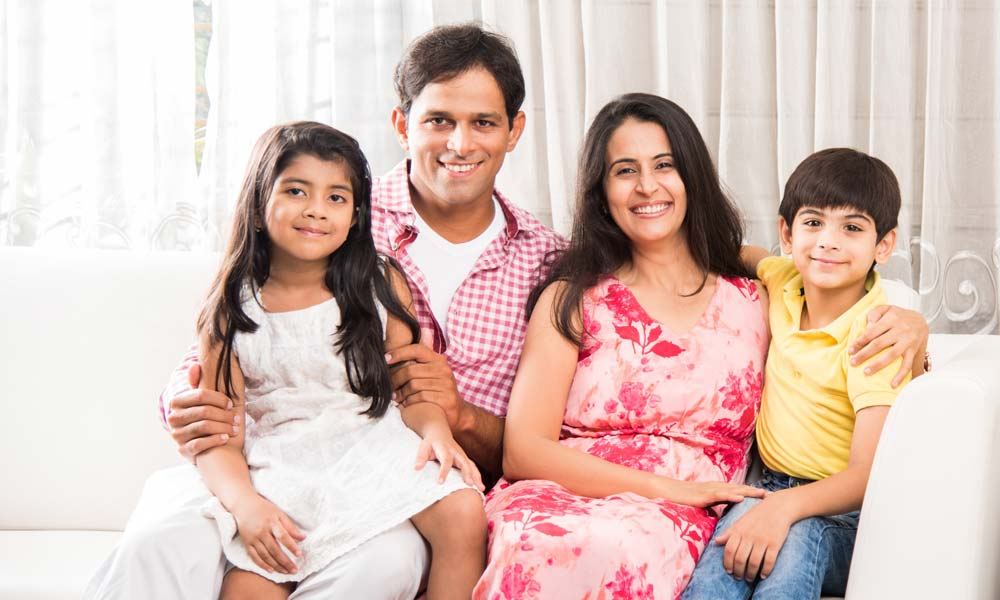
#> input picture family.jpg, 1000 x 600 px
$ python 'face detect.py'
#> lines starting #> are read from the running program, lines starting #| are printed output that depends on the picture; after the words box and inside, x2 and y2 are one past the last pixel; in counts of white or black regions, pixels touching at a corner belong together
# -*- coding: utf-8 -*-
"""
Created on Sun Jun 28 21:27:06 2020

@author: User
"""

import cv2

imagep= "family.jpg"
cascade_path="haarcascade_frontalface_alt.xml"
hfc=cv2.CascadeClassifier(cascade_path)
photo=cv2.imread(imagep)
#> photo is the input picture: shape (600, 1000, 3); mean B, G, R 184.1, 191.9, 217.3
faces=hfc.detectMultiScale(photo,scaleFactor=1.5,minNeighbors=5,minSize=(30,30))
#> faces = [[412, 86, 101, 101], [595, 131, 101, 101], [266, 154, 101, 101]]

print("found {0} faces".format(len(faces)))
#| found 3 faces

for (r,l,w,h) in faces:
    cv2.rectangle(photo,(r,l),(r+w,l+h),color=(0,200,0),thickness=2)
#> this loop made 3 passes
#> (r, l) on passes 1 to 3: (412, 86), (595, 131), (266, 154)
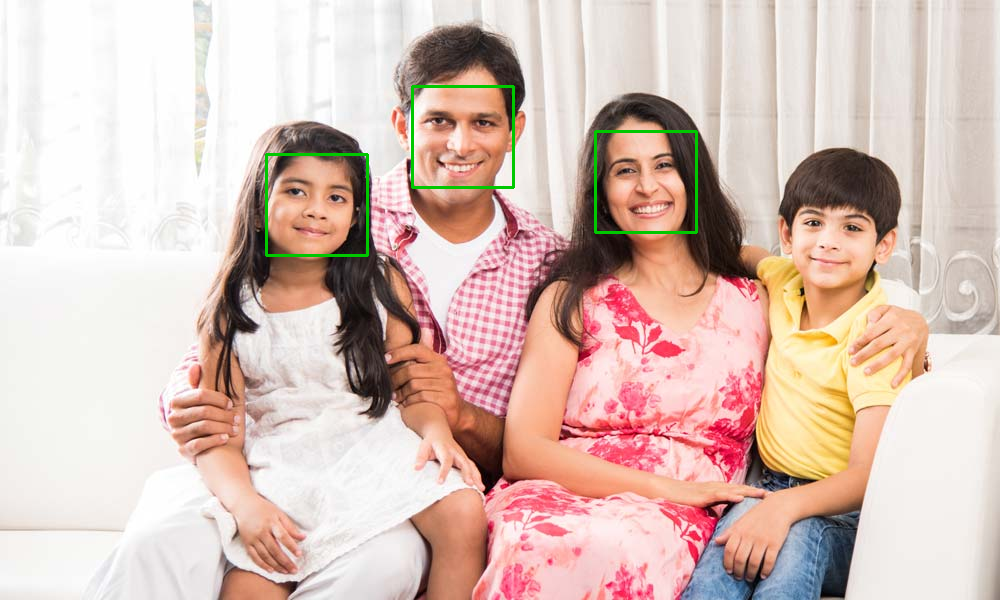
#> photo: shape (600, 1000, 3); 0.6% of pixels changed, all inside (x1, y1, x2, y2) = (265, 85, 698, 257)

cv2.imshow("faces found",photo)
cv2.waitKey(0)
